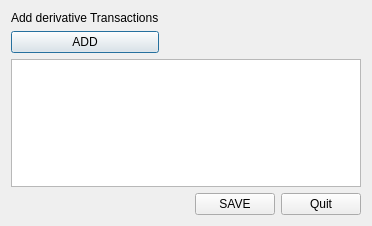
<?xml version="1.0" encoding="UTF-8"?>
<ui version="4.0">
 <class>addDerivativeTransactionsDialog</class>
 <widget class="QDialog" name="addDerivativeTransactionsDialog">
  <property name="geometry">
   <rect>
    <x>0</x>
    <y>0</y>
    <width>372</width>
    <height>226</height>
   </rect>
  </property>
  <property name="windowTitle">
   <string>Dialog</string>
  </property>
  <layout class="QGridLayout" name="gridLayout">
   <item row="0" column="0">
    <layout class="QVBoxLayout" name="verticalLayout_2">
     <item>
      <layout class="QHBoxLayout" name="horizontalLayout">
       <item>
        <layout class="QVBoxLayout" name="verticalLayout">
         <item>
          <widget class="QLabel" name="label">
           <property name="text">
            <string>Add derivative Transactions</string>
           </property>
          </widget>
         </item>
         <item>
          <widget class="QPushButton" name="pushButton">
           <property name="text">
            <string>ADD</string>
           </property>
          </widget>
         </item>
        </layout>
       </item>
       <item>
        <spacer name="horizontalSpacer_2">
         <property name="orientation">
          <enum>Qt::Orientation::Horizontal</enum>
         </property>
         <property name="sizeHint" stdset="0">
          <size>
           <width>40</width>
           <height>20</height>
          </size>
         </property>
        </spacer>
       </item>
      </layout>
     </item>
     <item>
      <widget class="QTableWidget" name="addDerTranTableWidget"/>
     </item>
     <item>
      <layout class="QHBoxLayout" name="horizontalLayout_2">
       <item>
        <spacer name="horizontalSpacer">
         <property name="orientation">
          <enum>Qt::Orientation::Horizontal</enum>
         </property>
         <property name="sizeHint" stdset="0">
          <size>
           <width>40</width>
           <height>20</height>
          </size>
         </property>
        </spacer>
       </item>
       <item>
        <widget class="QPushButton" name="pushButton_2">
         <property name="text">
          <string>SAVE</string>
         </property>
        </widget>
       </item>
       <item>
        <widget class="QPushButton" name="pushButton_3">
         <property name="text">
          <string>Quit</string>
         </property>
        </widget>
       </item>
      </layout>
     </item>
    </layout>
   </item>
  </layout>
 </widget>
 <resources/>
 <connections/>
</ui>
